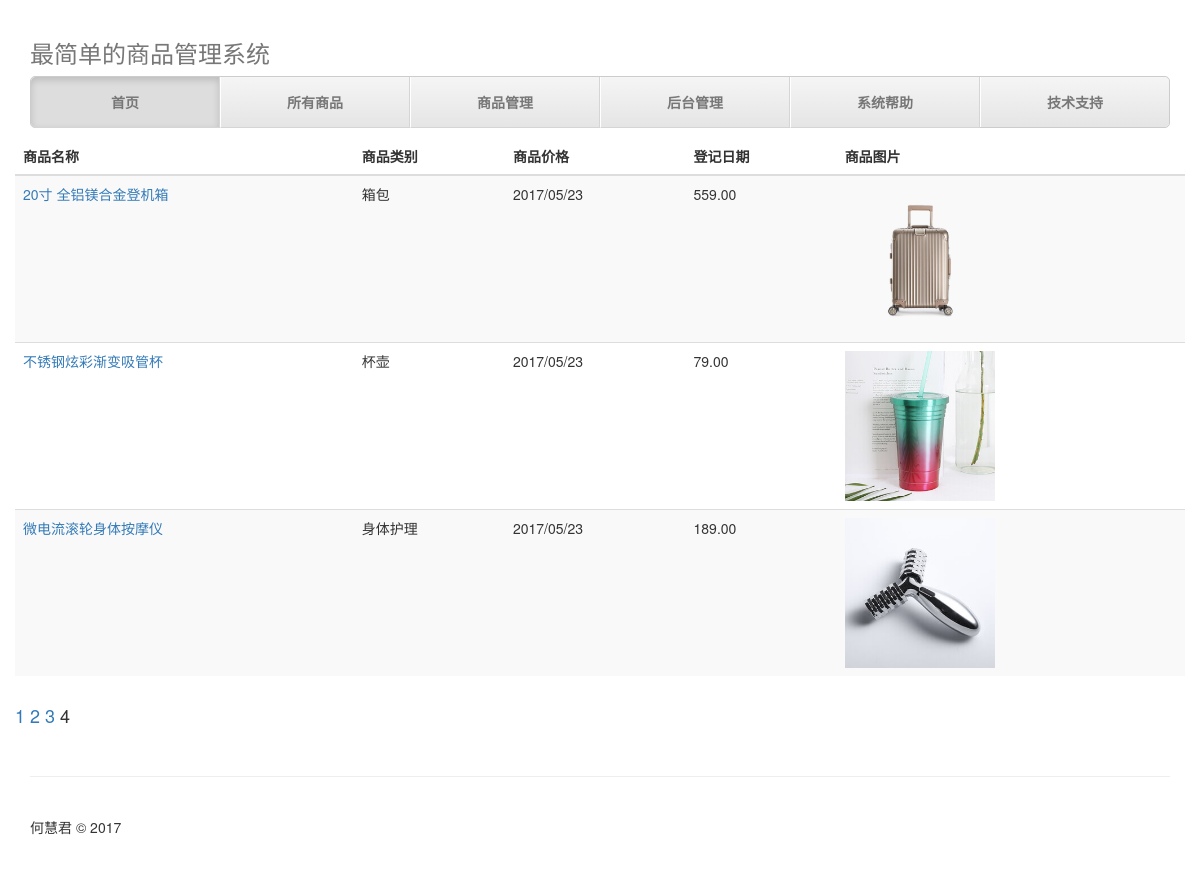
The page /list/?page=4 on the database its author committed.
### commodity/models.py (models this page shows, shortened)
class Commondity(models.Model):
    CommodityName = models.CharField('商品名称', max_length=100)
    CommodityCategory = models.CharField('商品类别', max_length=50, blank=True)
    CommodityPrice = models.DecimalField('商品价格', max_digits=11, decimal_places=2)
    CommondityImage = models.ImageField('商品图片', upload_to='static/upload/', default='static/image/no-img.jpg')
    CommodityDateTime = models.DateTimeField('登记日期', auto_now_add=True)
    CommodityContent = models.TextField('商品说明', blank=True, null=True)
    CommondityContactMobile = models.CharField('联系电话', max_length=11, blank=True, null=True)
    class Meta:
        verbose_name = '商品' #给模型起个更好听的名字，这儿相当于进行了汉化。
        verbose_name_plural = '所有商品'
        ordering = ['-CommodityDateTime']

### commodity/views.py (the view)
# urls.py: url(r'^list/$',views.list),
def list(request):#系统默认的Paginator
    limit = 3  # 每页显示的记录数
    post_list = Commondity.objects.all()#获取全部对象
    paginator = Paginator(post_list, limit)  # 实例化一个分页对象
    page = request.GET.get('page')  # 获取页码
    try:
        post_list = paginator.page(page)  # 获取某页对应的记录
    except PageNotAnInteger:  # 如果页码不是个整数
        post_list = paginator.page(1)  # 取第一页的记录
    except EmptyPage:  # 如果页码太大，没有相应的记录
        post_list = paginator.page(paginator.num_pages)  # 取最后一页的记录
    return render(request,'list.html', {'post_list': post_list})

### commodity/templates/list.html (shortened to what this page needs)
{% extends "base.html" %}
{% block content %}
    <div class="table-responsive">
            <table class="table table-striped">
              <thead>
                <tr>
                  <th>商品名称</th>
                  <th>商品类别</th>
                  <th>商品价格</th>
                  <th>登记日期</th>
                  <th>商品图片</th>
                </tr>
              </thead>
              <tbody class="table-hover">
                  {% for post in post_list %}
                <tr>
                  <td><a href="{% url "detail" id=post.id %}"> {{ post.CommodityName }}</a></td>
                  <td>{{ post.CommodityCategory }}</td>
                  <td>{{ post.CommodityDateTime |date:"Y/m/d"}}</td>
                  <td>{{ post.CommodityPrice }}</td>
                  <td><img src="../{{ post.CommondityImage.url }}" alt="{{ post.CommodityName }}" height="150" width="150"></td>
                </tr>
                {% endfor %}
              </tbody>
            </table>
          </div>
<div float="right">
<h4>
  {% for page_number in post_list.paginator.page_range %}
    {% ifequal page_number  post_list.number %}
      {{ page_number }}
    {% else %}
      <a href="?page={{ page_number }}">{{ page_number }}</a>
    {% endifequal %}
  {% endfor %}
</h4>
</div>
{% endblock %}

### static/css/justified-nav.css (style rules this page uses)
body { padding-top: 20px; }

### rows shown on the page
Commondity: CommodityName "20寸 全铝镁合金登机箱", CommodityCategory "箱包", CommodityDateTime "2017/05/23", CommodityPrice "559.00", CommondityImage (picture)
Commondity: CommodityName "不锈钢炫彩渐变吸管杯", CommodityCategory "杯壶", CommodityDateTime "2017/05/23", CommodityPrice "79.00", CommondityImage (picture)
Commondity: CommodityName "微电流滚轮身体按摩仪", CommodityCategory "身体护理", CommodityDateTime "2017/05/23", CommodityPrice "189.00", CommondityImage (picture)

### other values the page prints
{{ page_number }} "1" "2" "3"
{{ page_number }} "4"
